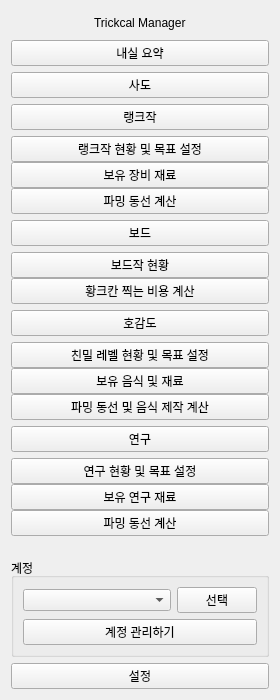
<?xml version="1.0" encoding="UTF-8"?>
<ui version="4.0">
 <class>sidebar</class>
 <widget class="QWidget" name="sidebar">
  <property name="geometry">
   <rect>
    <x>0</x>
    <y>0</y>
    <width>280</width>
    <height>700</height>
   </rect>
  </property>
  <property name="windowTitle">
   <string>Form</string>
  </property>
  <layout class="QVBoxLayout" name="verticalLayout_5">
   <item>
    <layout class="QHBoxLayout" name="horizontalLayout">
     <property name="spacing">
      <number>0</number>
     </property>
     <item>
      <spacer name="horizontalSpacer_2">
       <property name="orientation">
        <enum>Qt::Horizontal</enum>
       </property>
       <property name="sizeHint" stdset="0">
        <size>
         <width>13</width>
         <height>23</height>
        </size>
       </property>
      </spacer>
     </item>
     <item>
      <widget class="QLabel" name="sidebar_name_label">
       <property name="text">
        <string>Trickcal Manager</string>
       </property>
      </widget>
     </item>
     <item>
      <spacer name="horizontalSpacer">
       <property name="orientation">
        <enum>Qt::Horizontal</enum>
       </property>
       <property name="sizeHint" stdset="0">
        <size>
         <width>13</width>
         <height>23</height>
        </size>
       </property>
      </spacer>
     </item>
    </layout>
   </item>
   <item>
    <widget class="QPushButton" name="home_btn">
     <property name="text">
      <string>내실 요약</string>
     </property>
     <property name="icon">
      <iconset>
       <normaloff>icon/sidebar/home.png</normaloff>icon/sidebar/home.png</iconset>
     </property>
     <property name="iconSize">
      <size>
       <width>25</width>
       <height>25</height>
      </size>
     </property>
     <property name="checkable">
      <bool>true</bool>
     </property>
     <property name="autoExclusive">
      <bool>false</bool>
     </property>
     <attribute name="buttonGroup">
      <string notr="true">main_menu_group</string>
     </attribute>
    </widget>
   </item>
   <item>
    <widget class="QPushButton" name="hero_btn">
     <property name="text">
      <string>사도</string>
     </property>
     <property name="icon">
      <iconset>
       <normaloff>icon/sidebar/hero.png</normaloff>icon/sidebar/hero.png</iconset>
     </property>
     <property name="iconSize">
      <size>
       <width>25</width>
       <height>25</height>
      </size>
     </property>
     <property name="checkable">
      <bool>true</bool>
     </property>
     <property name="autoExclusive">
      <bool>false</bool>
     </property>
     <attribute name="buttonGroup">
      <string notr="true">main_menu_group</string>
     </attribute>
    </widget>
   </item>
   <item>
    <widget class="QPushButton" name="equip_btn">
     <property name="text">
      <string>랭크작</string>
     </property>
     <property name="icon">
      <iconset>
       <normaloff>icon/sidebar/equip.png</normaloff>icon/sidebar/equip.png</iconset>
     </property>
     <property name="iconSize">
      <size>
       <width>25</width>
       <height>25</height>
      </size>
     </property>
     <property name="checkable">
      <bool>true</bool>
     </property>
     <property name="autoExclusive">
      <bool>false</bool>
     </property>
     <attribute name="buttonGroup">
      <string notr="true">main_menu_group</string>
     </attribute>
    </widget>
   </item>
   <item>
    <widget class="QWidget" name="equip_sub" native="true">
     <layout class="QVBoxLayout" name="verticalLayout">
      <property name="spacing">
       <number>0</number>
      </property>
      <property name="leftMargin">
       <number>0</number>
      </property>
      <property name="topMargin">
       <number>0</number>
      </property>
      <property name="rightMargin">
       <number>0</number>
      </property>
      <property name="bottomMargin">
       <number>0</number>
      </property>
      <item>
       <widget class="QPushButton" name="equip_sub_btn_1">
        <property name="text">
         <string>랭크작 현황 및 목표 설정</string>
        </property>
        <property name="iconSize">
         <size>
          <width>25</width>
          <height>25</height>
         </size>
        </property>
        <property name="checkable">
         <bool>true</bool>
        </property>
        <property name="autoExclusive">
         <bool>false</bool>
        </property>
        <attribute name="buttonGroup">
         <string notr="true">equip_group</string>
        </attribute>
       </widget>
      </item>
      <item>
       <widget class="QPushButton" name="equip_sub_btn_2">
        <property name="text">
         <string>보유 장비 재료</string>
        </property>
        <property name="iconSize">
         <size>
          <width>25</width>
          <height>25</height>
         </size>
        </property>
        <property name="checkable">
         <bool>true</bool>
        </property>
        <property name="autoExclusive">
         <bool>false</bool>
        </property>
        <attribute name="buttonGroup">
         <string notr="true">equip_group</string>
        </attribute>
       </widget>
      </item>
      <item>
       <widget class="QPushButton" name="equip_sub_btn_3">
        <property name="text">
         <string>파밍 동선 계산</string>
        </property>
        <property name="iconSize">
         <size>
          <width>25</width>
          <height>25</height>
         </size>
        </property>
        <property name="checkable">
         <bool>true</bool>
        </property>
        <property name="autoExclusive">
         <bool>false</bool>
        </property>
        <attribute name="buttonGroup">
         <string notr="true">equip_group</string>
        </attribute>
       </widget>
      </item>
     </layout>
    </widget>
   </item>
   <item>
    <widget class="QPushButton" name="crayon_btn">
     <property name="text">
      <string>보드</string>
     </property>
     <property name="icon">
      <iconset>
       <normaloff>icon/sidebar/crayon.png</normaloff>icon/sidebar/crayon.png</iconset>
     </property>
     <property name="iconSize">
      <size>
       <width>25</width>
       <height>25</height>
      </size>
     </property>
     <property name="checkable">
      <bool>true</bool>
     </property>
     <property name="autoExclusive">
      <bool>false</bool>
     </property>
     <attribute name="buttonGroup">
      <string notr="true">main_menu_group</string>
     </attribute>
    </widget>
   </item>
   <item>
    <widget class="QWidget" name="crayon_sub" native="true">
     <layout class="QVBoxLayout" name="verticalLayout_2" stretch="0,0">
      <property name="spacing">
       <number>0</number>
      </property>
      <property name="leftMargin">
       <number>0</number>
      </property>
      <property name="topMargin">
       <number>0</number>
      </property>
      <property name="rightMargin">
       <number>0</number>
      </property>
      <property name="bottomMargin">
       <number>0</number>
      </property>
      <item>
       <widget class="QPushButton" name="crayon_sub_btn_1">
        <property name="text">
         <string>보드작 현황</string>
        </property>
        <property name="iconSize">
         <size>
          <width>25</width>
          <height>25</height>
         </size>
        </property>
        <property name="checkable">
         <bool>true</bool>
        </property>
        <property name="autoExclusive">
         <bool>false</bool>
        </property>
        <attribute name="buttonGroup">
         <string notr="true">crayon_group</string>
        </attribute>
       </widget>
      </item>
      <item>
       <widget class="QPushButton" name="crayon_sub_btn_2">
        <property name="text">
         <string>황크칸 찍는 비용 계산</string>
        </property>
        <property name="iconSize">
         <size>
          <width>25</width>
          <height>25</height>
         </size>
        </property>
        <property name="checkable">
         <bool>true</bool>
        </property>
        <property name="autoExclusive">
         <bool>false</bool>
        </property>
        <attribute name="buttonGroup">
         <string notr="true">crayon_group</string>
        </attribute>
       </widget>
      </item>
     </layout>
    </widget>
   </item>
   <item>
    <widget class="QPushButton" name="food_btn">
     <property name="text">
      <string>호감도</string>
     </property>
     <property name="icon">
      <iconset>
       <normaloff>icon/sidebar/food.png</normaloff>icon/sidebar/food.png</iconset>
     </property>
     <property name="iconSize">
      <size>
       <width>25</width>
       <height>25</height>
      </size>
     </property>
     <property name="checkable">
      <bool>true</bool>
     </property>
     <property name="autoExclusive">
      <bool>false</bool>
     </property>
     <attribute name="buttonGroup">
      <string notr="true">main_menu_group</string>
     </attribute>
    </widget>
   </item>
   <item>
    <widget class="QWidget" name="food_sub" native="true">
     <layout class="QVBoxLayout" name="verticalLayout_4">
      <property name="spacing">
       <number>0</number>
      </property>
      <property name="leftMargin">
       <number>0</number>
      </property>
      <property name="topMargin">
       <number>0</number>
      </property>
      <property name="rightMargin">
       <number>0</number>
      </property>
      <property name="bottomMargin">
       <number>0</number>
      </property>
      <item>
       <widget class="QPushButton" name="food_sub_btn_1">
        <property name="text">
         <string>친밀 레벨 현황 및 목표 설정</string>
        </property>
        <property name="iconSize">
         <size>
          <width>25</width>
          <height>25</height>
         </size>
        </property>
        <property name="checkable">
         <bool>true</bool>
        </property>
        <property name="autoExclusive">
         <bool>false</bool>
        </property>
        <attribute name="buttonGroup">
         <string notr="true">food_group</string>
        </attribute>
       </widget>
      </item>
      <item>
       <widget class="QPushButton" name="food_sub_btn_2">
        <property name="text">
         <string>보유 음식 및 재료</string>
        </property>
        <property name="iconSize">
         <size>
          <width>25</width>
          <height>25</height>
         </size>
        </property>
        <property name="checkable">
         <bool>true</bool>
        </property>
        <property name="autoExclusive">
         <bool>false</bool>
        </property>
        <attribute name="buttonGroup">
         <string notr="true">food_group</string>
        </attribute>
       </widget>
      </item>
      <item>
       <widget class="QPushButton" name="food_sub_btn_3">
        <property name="text">
         <string>파밍 동선 및 음식 제작 계산</string>
        </property>
        <property name="iconSize">
         <size>
          <width>25</width>
          <height>25</height>
         </size>
        </property>
        <property name="checkable">
         <bool>true</bool>
        </property>
        <property name="autoExclusive">
         <bool>false</bool>
        </property>
        <attribute name="buttonGroup">
         <string notr="true">food_group</string>
        </attribute>
       </widget>
      </item>
     </layout>
    </widget>
   </item>
   <item>
    <widget class="QPushButton" name="lab_btn">
     <property name="text">
      <string>연구</string>
     </property>
     <property name="icon">
      <iconset>
       <normaloff>icon/sidebar/lab.png</normaloff>icon/sidebar/lab.png</iconset>
     </property>
     <property name="iconSize">
      <size>
       <width>25</width>
       <height>25</height>
      </size>
     </property>
     <property name="checkable">
      <bool>true</bool>
     </property>
     <property name="autoExclusive">
      <bool>false</bool>
     </property>
     <attribute name="buttonGroup">
      <string notr="true">main_menu_group</string>
     </attribute>
    </widget>
   </item>
   <item>
    <widget class="QWidget" name="lab_sub" native="true">
     <layout class="QVBoxLayout" name="verticalLayout_3">
      <property name="spacing">
       <number>0</number>
      </property>
      <property name="leftMargin">
       <number>0</number>
      </property>
      <property name="topMargin">
       <number>0</number>
      </property>
      <property name="rightMargin">
       <number>0</number>
      </property>
      <property name="bottomMargin">
       <number>0</number>
      </property>
      <item>
       <widget class="QPushButton" name="lab_sub_btn_1">
        <property name="text">
         <string>연구 현황 및 목표 설정</string>
        </property>
        <property name="iconSize">
         <size>
          <width>25</width>
          <height>25</height>
         </size>
        </property>
        <property name="checkable">
         <bool>true</bool>
        </property>
        <property name="autoExclusive">
         <bool>false</bool>
        </property>
        <attribute name="buttonGroup">
         <string notr="true">lab_group</string>
        </attribute>
       </widget>
      </item>
      <item>
       <widget class="QPushButton" name="lab_sub_btn_2">
        <property name="text">
         <string>보유 연구 재료</string>
        </property>
        <property name="iconSize">
         <size>
          <width>25</width>
          <height>25</height>
         </size>
        </property>
        <property name="checkable">
         <bool>true</bool>
        </property>
        <property name="autoExclusive">
         <bool>false</bool>
        </property>
        <attribute name="buttonGroup">
         <string notr="true">lab_group</string>
        </attribute>
       </widget>
      </item>
      <item>
       <widget class="QPushButton" name="lab_sub_btn_3">
        <property name="text">
         <string>파밍 동선 계산</string>
        </property>
        <property name="iconSize">
         <size>
          <width>25</width>
          <height>25</height>
         </size>
        </property>
        <property name="checkable">
         <bool>true</bool>
        </property>
        <property name="autoExclusive">
         <bool>false</bool>
        </property>
        <attribute name="buttonGroup">
         <string notr="true">lab_group</string>
        </attribute>
       </widget>
      </item>
     </layout>
    </widget>
   </item>
   <item>
    <spacer name="verticalSpacer">
     <property name="orientation">
      <enum>Qt::Vertical</enum>
     </property>
     <property name="sizeHint" stdset="0">
      <size>
       <width>20</width>
       <height>177</height>
      </size>
     </property>
    </spacer>
   </item>
   <item>
    <widget class="QGroupBox" name="account_group">
     <property name="title">
      <string>계정</string>
     </property>
     <layout class="QVBoxLayout" name="verticalLayout_6">
      <item>
       <layout class="QHBoxLayout" name="horizontalLayout_2">
        <item>
         <widget class="QComboBox" name="account_list">
          <property name="sizePolicy">
           <sizepolicy hsizetype="Expanding" vsizetype="Fixed">
            <horstretch>0</horstretch>
            <verstretch>0</verstretch>
           </sizepolicy>
          </property>
         </widget>
        </item>
        <item>
         <widget class="QPushButton" name="account_select_btn">
          <property name="text">
           <string>선택</string>
          </property>
         </widget>
        </item>
       </layout>
      </item>
      <item>
       <widget class="QPushButton" name="account_setting_btn">
        <property name="text">
         <string>계정 관리하기</string>
        </property>
       </widget>
      </item>
     </layout>
    </widget>
   </item>
   <item>
    <widget class="QPushButton" name="setting_btn">
     <property name="text">
      <string>설정</string>
     </property>
     <property name="icon">
      <iconset>
       <normaloff>icon/sidebar/setting.png</normaloff>icon/sidebar/setting.png</iconset>
     </property>
     <property name="iconSize">
      <size>
       <width>25</width>
       <height>25</height>
      </size>
     </property>
    </widget>
   </item>
  </layout>
 </widget>
 <resources/>
 <connections/>
 <buttongroups>
  <buttongroup name="crayon_group"/>
  <buttongroup name="main_menu_group"/>
  <buttongroup name="equip_group"/>
  <buttongroup name="lab_group"/>
  <buttongroup name="food_group"/>
 </buttongroups>
</ui>
